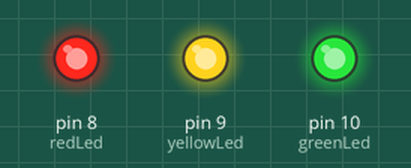
This sketch was run on a simulated Arduino Uno, built with avr-gcc and run on an emulated ATmega328P. Parts: output pins drawn as LEDs (lit = HIGH).

Above: at 1.0 s.
At 4.7 s:
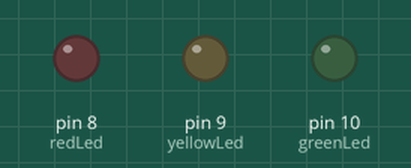
Timing chart, 0 to 5.8 s (numbered marks = the images above):
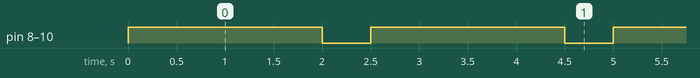

Measured:
- by itself, pin 8 (redLed), pin 9 (yellowLed), pin 10 (greenLed): alternates HIGH for 2.0 s and LOW for 0.50 s

The sketch:

step1_three-blinking.ino
```cpp
/*
 * Mulitple Blinking
 *
 * Circuit: Red LED on Pin 8
 *          Yellow LED on Pin 9
 *          Green LED on Pin 10
 *          All with their own current limiting resistors
 */

int redLed = 8;
int yellowLed = 9;
int greenLed = 10;

// setup() will be called once at the beginning
void setup() {
  // set that each of the pins will be outputs
  pinMode(redLed, OUTPUT);
  pinMode(yellowLed, OUTPUT);
  pinMode(greenLed, OUTPUT);

}

// loop() will be called repeatedly after setup() is done
void loop() {
  // turn on LEDs
  digitalWrite(redLed, HIGH);
  digitalWrite(yellowLed, HIGH);
  digitalWrite(greenLed, HIGH);
  // wait
  delay(2000);

  // turn off LEDs
  digitalWrite(redLed, LOW);
  digitalWrite(yellowLed, LOW);
  digitalWrite(greenLed, LOW);
  // wait
  delay(500);

}
```
